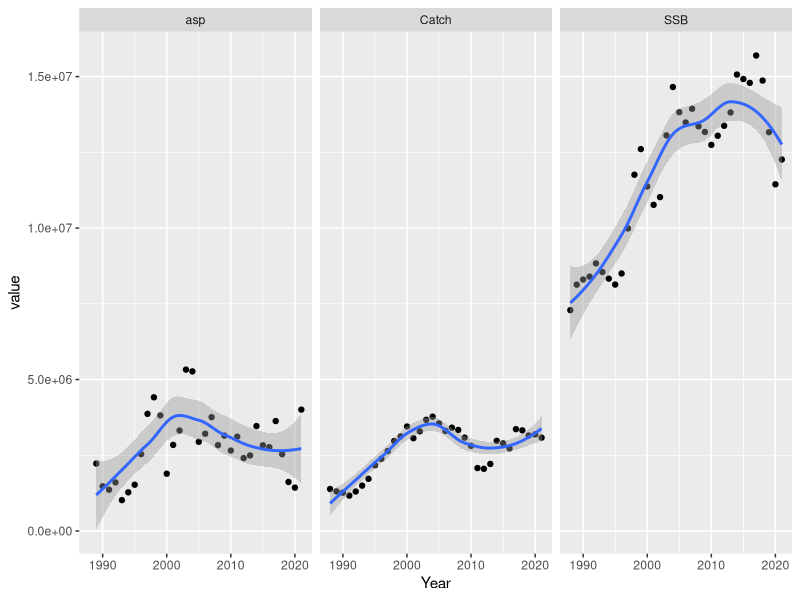
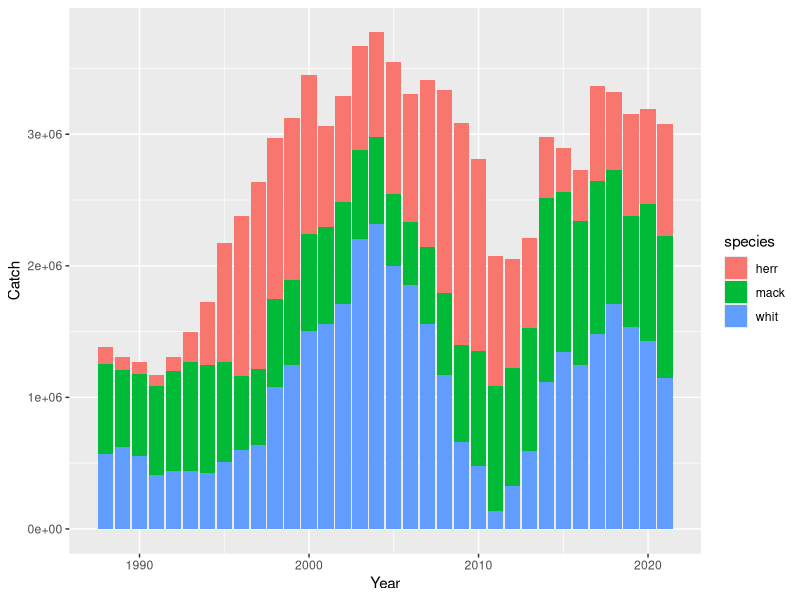
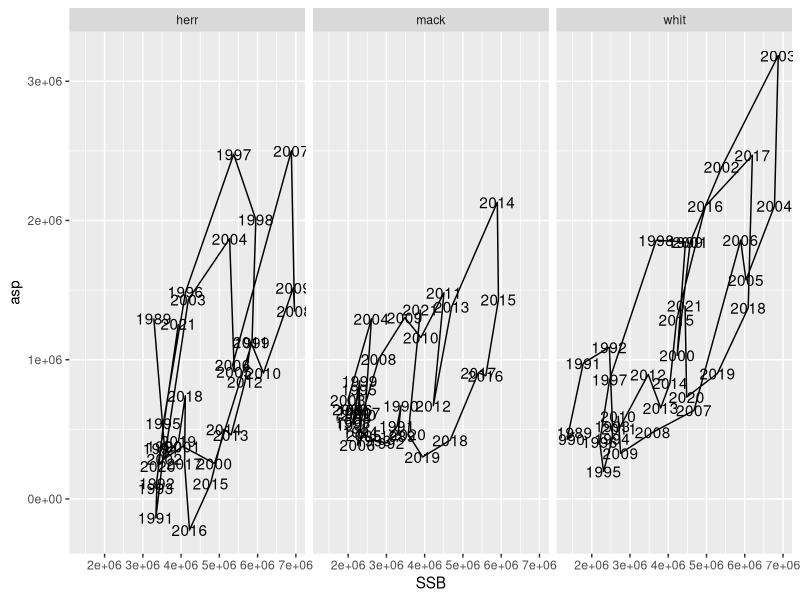
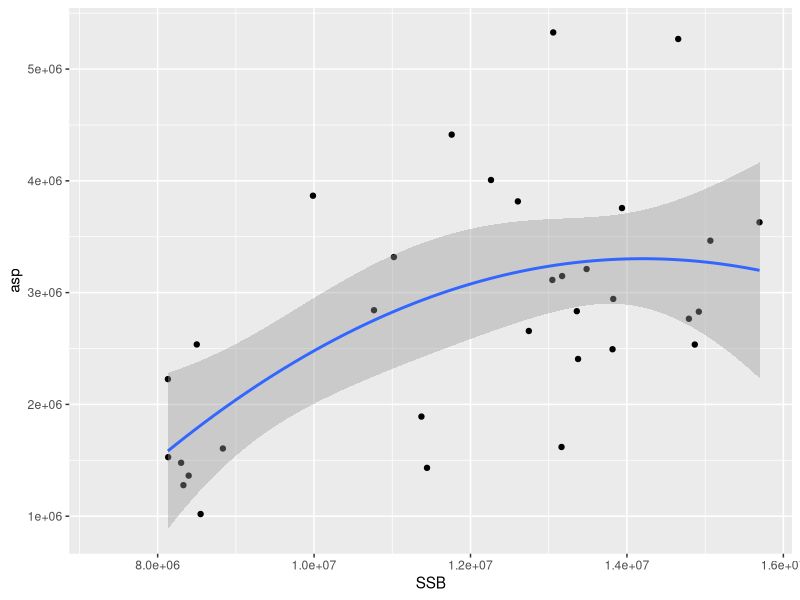
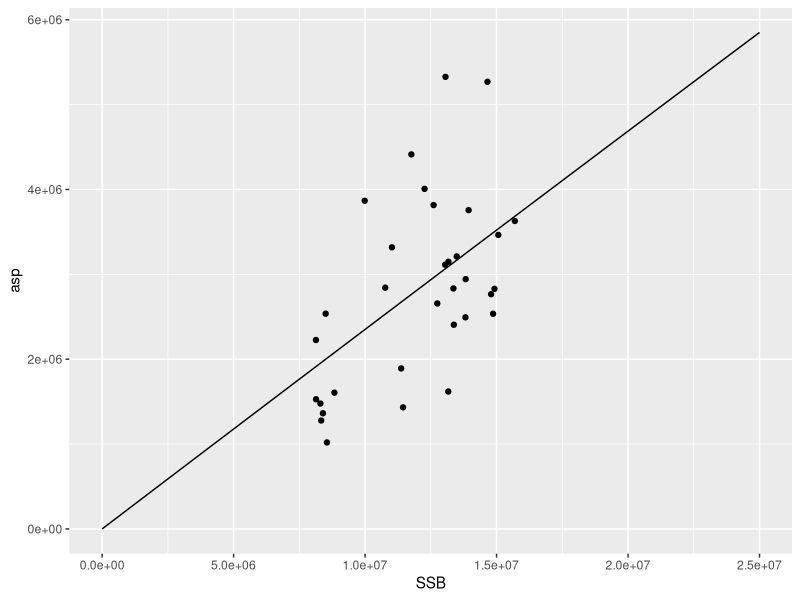
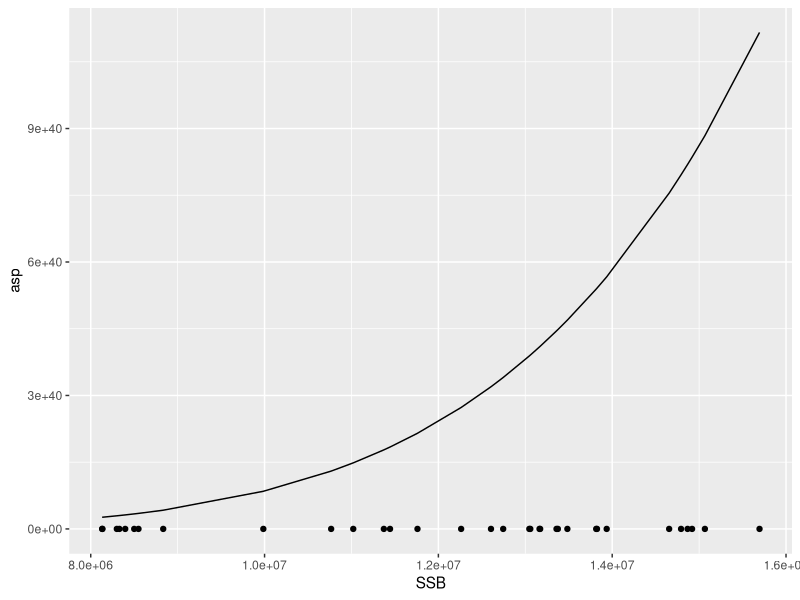

Generate these figures, in order, with R:
## ---- chunk 1

library(tidyverse)
## ---- chunk 2

whiting.raw <- read.table("data/norway-bluewhiting.csv", header=T, sep=",")

whiting <- whiting.raw |>
  mutate(Year = str_squish(Year)) |>
  mutate(SSB = str_squish(SSB)) |>
  mutate(Catch = str_squish(Catch)) |>
  mutate_if(is.character, as.numeric)

herring.raw <- read.table("data/norway-ssherring.csv", header=T, sep=",")

herring <- herring.raw |>
  mutate(Year = str_squish(Year)) |>
  mutate(SSB = str_squish(SSB)) |>
  mutate(Catch = str_squish(Catch)) |>
  mutate_if(is.character, as.numeric) |>
  mutate(SSB = SSB*1000) |>
  mutate(Catch = Catch*1000)

mackerel.raw <- read.table("data/norway-mackerel.csv", header=T, sep=",")

mackerel <- mackerel.raw |>
  mutate(Year = str_squish(Year)) |>
  mutate(SSB = str_squish(SSB)) |>
  mutate(Catch = str_squish(Catch)) |>
  mutate_if(is.character, as.numeric)

ms.dat <- mackerel |>
  inner_join(whiting, by= "Year", suffix=c(".mack",".whit")) |>
  inner_join(herring, by = "Year") |>
  mutate(SSB.herr = SSB, .keep = "unused") |>
  mutate(Catch.herr = Catch, .keep = "unused")
## ---- chunk 3
ms.dat <- ms.dat |>
  mutate(asp.mack = SSB.mack - lag(SSB.mack) + lag(Catch.mack)) |>
  mutate(asp.whit = SSB.whit - lag(SSB.whit) + lag(Catch.whit)) |>
  mutate(asp.herr = SSB.herr - lag(SSB.herr) + lag(Catch.herr)) 

## ---- chunk 4

ms.long <- ms.dat |>
  mutate(asp.sum = asp.mack + asp.whit + asp.herr) |>
  mutate(Catch.sum = Catch.mack + Catch.whit + Catch.herr) |>
  mutate(SSB.sum = SSB.mack + SSB.whit + SSB.herr)|>
  pivot_longer(cols=c(!Year)) |>
  separate_wider_delim(cols=name, names=c("type", "species"), delim = ".")  |>
  filter(species == "sum")
## ---- chunk 5

ms.wide <- ms.long |>
  pivot_wider(names_from = type)

ggplot(ms.long, aes(Year,value)) +
  facet_wrap(~type) +
  geom_point() +
  geom_smooth()
  
## ---- chunk 6

all.wide <- ms.dat |>
  pivot_longer(cols=c(!Year)) |>
  separate_wider_delim(cols=name, names=c("type", "species"), delim = ".") |>
  pivot_wider(names_from = type)
  
ggplot(all.wide, aes(Year,Catch, fill = species)) +
  geom_col()
## ---- chunk 7
ggplot(all.wide, aes(SSB, asp)) +
  geom_path() +
  geom_text(aes(label=Year)) +
  facet_wrap(~species)
## ---- chunk 8
ggplot(ms.wide, aes(SSB,asp)) +
  geom_point() +
  geom_smooth(method='glm', formula = y ~ poly(x,2))

## ---- chunk 9
m1 <- glm(asp ~ 0+ SSB + I(SSB^2), data = ms.wide)
summary(m1)
## ---- chunk 10
pframe <- data.frame(SSB = with(ms.wide, seq(0,2.5*10^7, length=100)))
pframe$pred <- NA
pframe$pred <- predict(m1, newdata = pframe)

ggplot(ms.wide, aes(SSB,asp)) +
  geom_point() +
  geom_line(aes(SSB,pred), data=pframe)

## ---- chunk 11

pellatom <- function(pars, asp, bio){
  
  alpha <-pars[1]
  
  beta <-pars[2]
  
  nu <- pars[3]
  
  sigma <- pars[4]
  
  asp.pred <- alpha*bio + beta*bio^(nu)
  
  output <- sum(dnorm(log(asp), 
                      log(max(0.00001,asp.pred)), 
                      sigma, 
                      log=TRUE), 
                na.rm =T)
  
  return(output)
}

pars.init <- c(0.02, 0.01, 2, 5)

ms.wide <- filter(ms.wide, !is.na(asp))
asp <- ms.wide$asp
bio <- ms.wide$SSB

res <- optim(pars.init, pellatom, asp=asp, bio=bio, hessian=TRUE)
pars<-res$par

ms.wide$pred <- pars[1]*bio + pars[2]*bio^(pars[3])

ggplot(ms.wide, aes(SSB,asp)) +
  geom_point() +
  geom_line(aes(SSB,pred))
